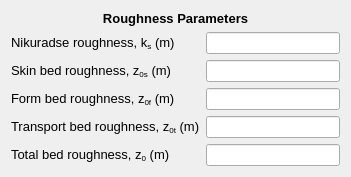
           <widget class="QWidget" name="formLayoutWidget_2">
            <property name="geometry">
             <rect>
              <x>20</x>
              <y>430</y>
              <width>351</width>
              <height>168</height>
             </rect>
            </property>
            <layout class="QFormLayout" name="formLayout_3">
             <item row="0" column="0" colspan="2">
              <widget class="QLabel" name="roughness_lbl">
               <property name="font">
                <font>
                 <family>MS Shell Dlg 2</family>
                 <pointsize>10</pointsize>
                 <weight>75</weight>
                 <bold>true</bold>
                </font>
               </property>
               <property name="text">
                <string>&lt;html&gt;&lt;head/&gt;&lt;body&gt;&lt;p align=&quot;center&quot;&gt;Roughness Parameters&lt;/p&gt;&lt;/body&gt;&lt;/html&gt;</string>
               </property>
              </widget>
             </item>
             <item row="1" column="0">
              <widget class="QLabel" name="ks_lbl">
               <property name="font">
                <font>
                 <family>MS Shell Dlg 2</family>
                 <pointsize>10</pointsize>
                </font>
               </property>
               <property name="text">
                <string>&lt;html&gt;&lt;head/&gt;&lt;body&gt;&lt;p&gt;Nikuradse roughness, k&lt;span style=&quot; vertical-align:sub;&quot;&gt;s&lt;/span&gt; (m)&lt;/p&gt;&lt;/body&gt;&lt;/html&gt;</string>
               </property>
              </widget>
             </item>
             <item row="1" column="1">
              <widget class="QLineEdit" name="ks_txt">
               <property name="readOnly">
                <bool>true</bool>
               </property>
              </widget>
             </item>
             <item row="2" column="0">
              <widget class="QLabel" name="z0s_lbl">
               <property name="font">
                <font>
                 <family>MS Shell Dlg 2</family>
                 <pointsize>10</pointsize>
                </font>
               </property>
               <property name="text">
                <string>&lt;html&gt;&lt;head/&gt;&lt;body&gt;&lt;p&gt;Skin bed roughness, z&lt;span style=&quot; vertical-align:sub;&quot;&gt;0s&lt;/span&gt; (m)&lt;/p&gt;&lt;/body&gt;&lt;/html&gt;</string>
               </property>
              </widget>
             </item>
             <item row="2" column="1">
              <widget class="QLineEdit" name="z0s_txt">
               <property name="readOnly">
                <bool>true</bool>
               </property>
              </widget>
             </item>
             <item row="3" column="0">
              <widget class="QLabel" name="z0f_lbl">
               <property name="font">
                <font>
                 <family>MS Shell Dlg 2</family>
                 <pointsize>10</pointsize>
                </font>
               </property>
               <property name="text">
                <string>&lt;html&gt;&lt;head/&gt;&lt;body&gt;&lt;p&gt;Form bed roughness, z&lt;span style=&quot; vertical-align:sub;&quot;&gt;0f&lt;/span&gt; (m)&lt;/p&gt;&lt;/body&gt;&lt;/html&gt;</string>
               </property>
              </widget>
             </item>
             <item row="3" column="1">
              <widget class="QLineEdit" name="z0f_txt">
               <property name="readOnly">
                <bool>true</bool>
               </property>
              </widget>
             </item>
             <item row="4" column="0">
              <widget class="QLabel" name="z0t_lnl">
               <property name="font">
                <font>
                 <family>MS Shell Dlg 2</family>
                 <pointsize>10</pointsize>
                </font>
               </property>
               <property name="text">
                <string>&lt;html&gt;&lt;head/&gt;&lt;body&gt;&lt;p&gt;Transport bed roughness, z&lt;span style=&quot; vertical-align:sub;&quot;&gt;0t&lt;/span&gt; (m)&lt;/p&gt;&lt;/body&gt;&lt;/html&gt;</string>
               </property>
              </widget>
             </item>
             <item row="4" column="1">
              <widget class="QLineEdit" name="z0t_txt">
               <property name="readOnly">
                <bool>true</bool>
               </property>
              </widget>
             </item>
             <item row="5" column="0">
              <widget class="QLabel" name="z0_lbl">
               <property name="font">
                <font>
                 <family>MS Shell Dlg 2</family>
                 <pointsize>10</pointsize>
                </font>
               </property>
               <property name="text">
                <string>&lt;html&gt;&lt;head/&gt;&lt;body&gt;&lt;p&gt;Total bed roughness, z&lt;span style=&quot; vertical-align:sub;&quot;&gt;0&lt;/span&gt; (m)&lt;/p&gt;&lt;/body&gt;&lt;/html&gt;</string>
               </property>
              </widget>
             </item>
             <item row="5" column="1">
              <widget class="QLineEdit" name="z0_txt">
               <property name="readOnly">
                <bool>true</bool>
               </property>
              </widget>
             </item>
            </layout>
           </widget>
